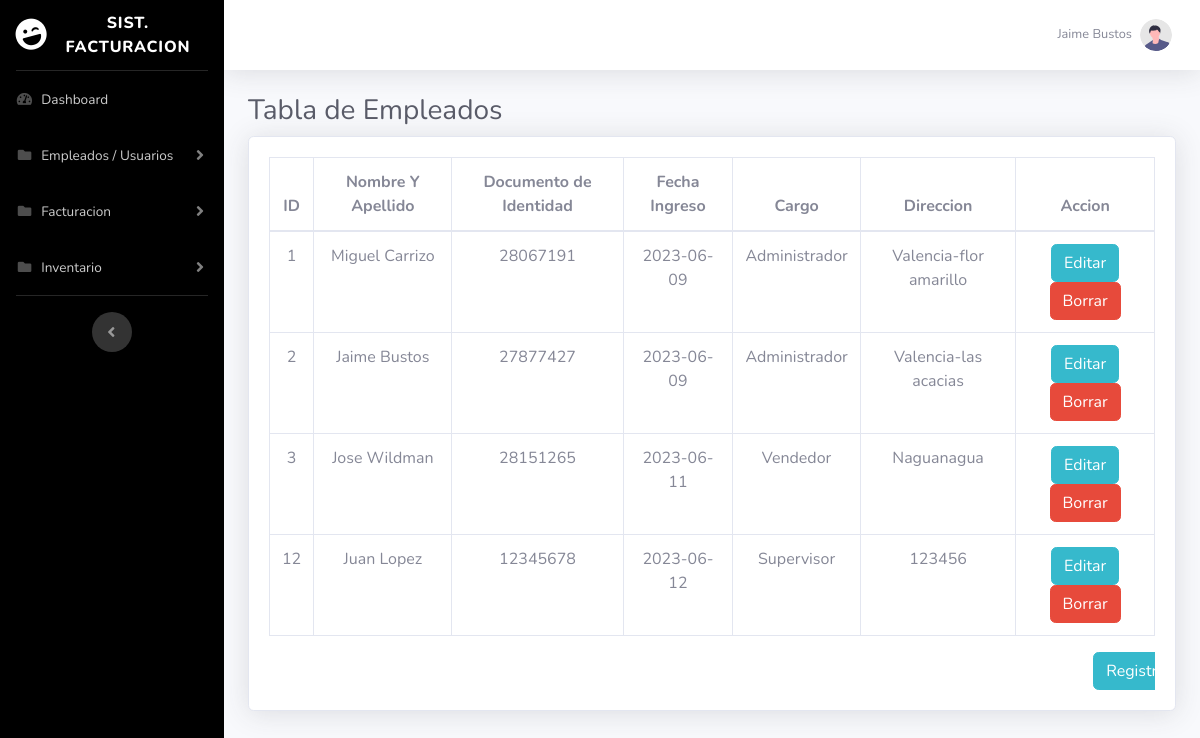
/listaEmpleados.php, run on the app's committed database.
### tables this page shows
CREATE TABLE `empleados` (
  `id_empleado` int(11) NOT NULL,
  `nombre_empleado` varchar(255) NOT NULL,
  `cedularif` int(11) NOT NULL,
  `fecha_ingreso` varchar(20) DEFAULT NULL,
  `cargo` int(255) NOT NULL,
  `direccion` varchar(255) NOT NULL,
  `user` varchar(255) NOT NULL,
  `password` varchar(255) NOT NULL
);

CREATE TABLE `tipo_cargo` (
  `id_cargo` int(11) NOT NULL,
  `desc_cargo` varchar(20) NOT NULL
);

### listaEmpleados.php (the view, shortened to what this page needs)
<!DOCTYPE html>
<html lang="en">
<head>
    <?php
    include("headerslider.php");
    ?>
</head>
<body>
                <div class="container-fluid">
                    <h1 class="h3 mb-2 text-gray-800">Tabla de Empleados</h1>
                    <div class="card shadow mb-4">
                        <div class="card-body">
                            <div class="table-responsive">
                                <table class="table table-bordered" id="dataTable" width="100%" cellspacing="0">
                                    <thead>
                                        <tr>
                                            <th class="text-center">ID</th>
                                            <th class="text-center">Nombre Y Apellido</th>
                                            <th class="text-center">Documento de Identidad</th>
                                            <th class="text-center">Fecha Ingreso</th>
                                            <th class="text-center">Cargo</th>
                                            <th class="text-center">Direccion</th>
                                            <th class="text-center">Accion</th>
                                        </tr>
                                    </thead>
                                    <tbody>
                                    <?php
                                        $sql = "SELECT * FROM empleados INNER JOIN tipo_cargo ON empleados.cargo = tipo_cargo.id_cargo ORDER BY id_empleado ASC";
                                        $result = mysqli_query($conn, $sql);
                                        while ($row = mysqli_fetch_array($result)) {
                                            $idempleado = $row['id_empleado'];
                                            $empleado = $row['nombre_empleado'];
                                            $cedula = $row['cedularif'];
                                            $fechaIngreso = $row['fecha_ingreso'];
                                            $cargo = $row['desc_cargo'];
                                            $direccion = $row['direccion'];
                                            echo "<tr>
                                                <td align='center'> $idempleado </td>
                                                <td align='center'> $empleado </td>
                                                <td align='center'> $cedula </td>
                                                <td align='center'> $fechaIngreso </td>
                                                <td align='center'> $cargo </td>
                                                <td align='center'> $direccion </td>
                                                <td align='center'>". '<a href="editarEmpleado.php?id='.$idempleado.'" class="btn btn-info"> Editar </a>'. '<a href="borrarEmpleado.php?id='.$idempleado.'" class="btn btn-danger"> Borrar </a>'."</td>
                                            </tr>";
                                        }
                                    ?>
                                    </tbody>
                                </table>
                                <div class="col-sm-1 ml-auto">
                                    <a href="registrarEmpleado.php" class="btn btn-info"> Registrar </a>
                                </div>
                            </div>
                        </div>
                    </div>
                </div>
</body>
</html>

### headerslider.php (shortened to what this page needs)
<!DOCTYPE html>
<html lang="en">
<head>
        <link href="vendor/fontawesome-free/css/all.min.css" rel="stylesheet" type="text/css">
            <link href="https://unpkg.com/bootstrap-table@1.22.0/dist/bootstrap-table.min.css" rel="stylesheet">
        <link href="https://cdn.jsdelivr.net/npm/select2@4.1.0-rc.0/dist/css/select2.min.css" rel="stylesheet" />
        <link href="css/sb-admin-2.min.css" rel="stylesheet">
    <div id="wrapper">
    <ul class="navbar-nav bg-gradient-primary sidebar sidebar-dark accordion" id="accordionSidebar">
        <a class="sidebar-brand d-flex align-items-center justify-content-center" href="index.html">
            <div class="sidebar-brand-icon rotate-n-15">
                <i class="fas fa-laugh-wink"></i>
            </div>
            <div class="sidebar-brand-text mx-3">Sist. Facturacion</div>
        </a>
        <hr class="sidebar-divider my-0">
        <li class="nav-item">
            <a class="nav-link" href="index.php">
                <i class="fas fa-fw fa-tachometer-alt"></i>
                <span>Dashboard</span></a>
        </li>
        <li class="nav-item">
            <a class="nav-link collapsed" href="#" data-toggle="collapse" data-target="#collapsePages"
                aria-expanded="true" aria-controls="collapsePages">
                <i class="fas fa-fw fa-folder"></i>
                <span>Empleados / Usuarios</span>
            </a>
        </li>
        <li class="nav-item">
            <a class="nav-link collapsed" href="#" data-toggle="collapse" data-target="#collapseOne"
                aria-expanded="true" aria-controls="collapsePages">
                <i class="fas fa-fw fa-folder"></i>
                <span>Facturacion</span>
            </a>
        </li>
        <li class="nav-item">
            <a class="nav-link collapsed" href="#" data-toggle="collapse" data-target="#colp"
                aria-expanded="true" aria-controls="collapsePages">
                <i class="fas fa-fw fa-folder"></i>
                <span>Inventario</span>
            </a>
        </li>
        <hr class="sidebar-divider d-none d-md-block">
        <div class="text-center d-none d-md-inline">
            <button class="rounded-circle border-0" id="sidebarToggle"></button>
        </div>
    </ul>
    <div id="content-wrapper" class="d-flex flex-column">
        <div id="content">
            <nav class="navbar navbar-expand navbar-light bg-white topbar mb-4 static-top shadow">
                <ul class="navbar-nav ml-auto">
                <li class="nav-item dropdown no-arrow">
                    <a class="nav-link dropdown-toggle" href="#" id="userDropdown" role="button"
                        data-toggle="dropdown" aria-haspopup="true" aria-expanded="false">
                        <span class="mr-2 d-none d-lg-inline text-gray-600 small">Jaime Bustos</span>
                        <img class="img-profile rounded-circle"
                            src="img/undraw_profile.svg">
                    </a>
                </li>
            </ul>
        </nav>
</head>
<body>
</body>
</html>

### data on the page
empleados: id_empleado "1", nombre_empleado "Miguel Carrizo", cedularif "28067191", fecha_ingreso "2023-06-09", cargo.desc_cargo "Administrador", direccion "Valencia-flor amarillo"
empleados: id_empleado "2", nombre_empleado "Jaime Bustos", cedularif "27877427", fecha_ingreso "2023-06-09", cargo.desc_cargo "Administrador", direccion "Valencia-las acacias"
empleados: id_empleado "3", nombre_empleado "Jose Wildman", cedularif "28151265", fecha_ingreso "2023-06-11", cargo.desc_cargo "Vendedor", direccion "Naguanagua"
empleados: id_empleado "12", nombre_empleado "Juan Lopez", cedularif "12345678", fecha_ingreso "2023-06-12", cargo.desc_cargo "Supervisor", direccion "123456"
